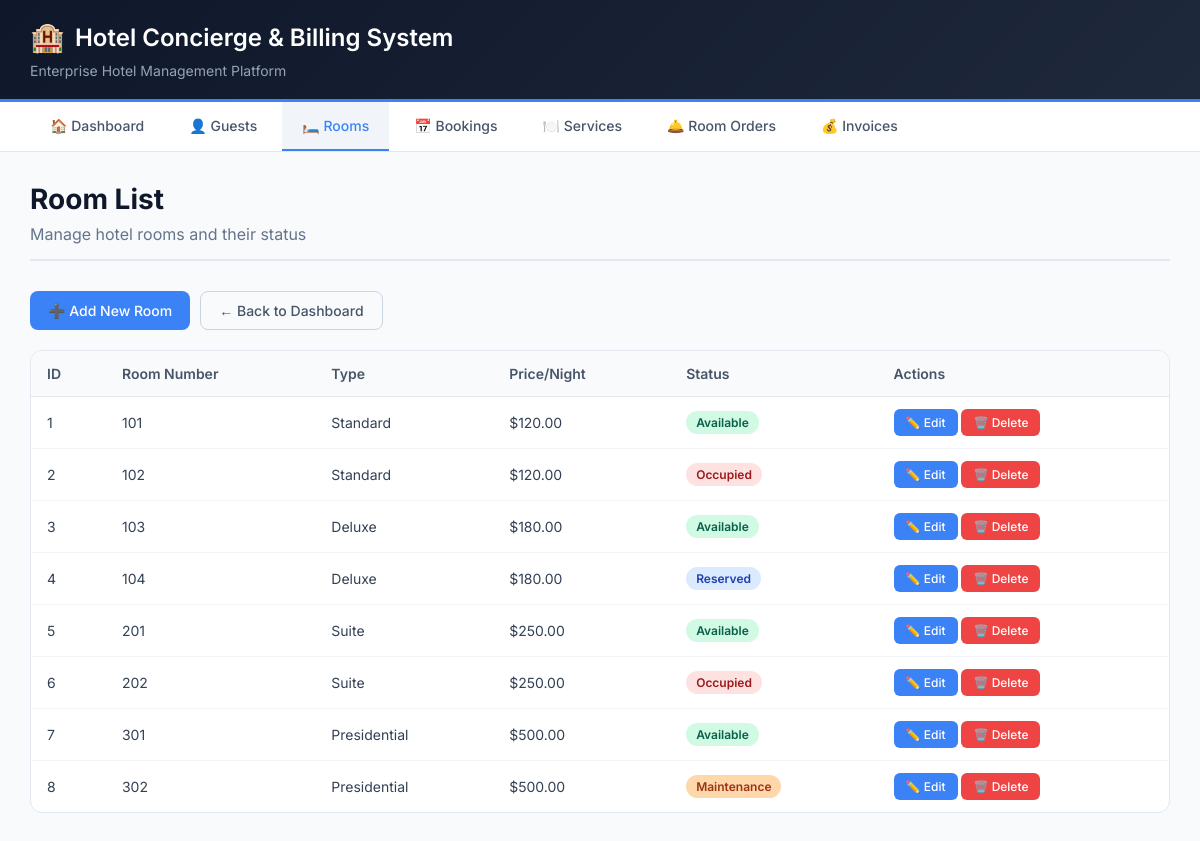
/hotel_system/rooms/read_rooms.php, run on the app's committed database.
### tables this page shows
CREATE TABLE rooms (
    room_id INT PRIMARY KEY AUTO_INCREMENT,
    room_number VARCHAR(10) NOT NULL UNIQUE,
    room_type ENUM('Standard', 'Deluxe', 'Suite', 'Presidential') NOT NULL,
    price_per_night DECIMAL(10,2) NOT NULL CHECK (price_per_night > 0),
    status ENUM('Available', 'Occupied', 'Maintenance', 'Reserved') DEFAULT 'Available'
);

### hotel_system/rooms/read_rooms.php (the view, shortened to what this page needs)
<?php
include '../includes/db_connect.php';
$sql = "SELECT * FROM rooms ORDER BY room_number";
$result = $conn->query($sql);
?>
<!DOCTYPE html>
<html lang="en">
<head>
    <link rel="stylesheet" href="../style.css">
</head>
<body>
    <div class="container">
        <div class="header">
            <h1>Hotel Concierge & Billing System</h1>
            <p>Enterprise Hotel Management Platform</p>
        </div>
        <div class="nav-menu">
            <a href="../index.php" class="nav-item">🏠 Dashboard</a>
            <a href="../guests/read_guests.php" class="nav-item">👤 Guests</a>
            <a href="read_rooms.php" class="nav-item active">🛏️ Rooms</a>
            <a href="../bookings/read_bookings.php" class="nav-item">📅 Bookings</a>
            <a href="../services/read_services.php" class="nav-item">🍽️ Services</a>
            <a href="../orders/create_order.php" class="nav-item">🛎️ Room Orders</a>
            <a href="../invoices/view_invoice.php" class="nav-item">💰 Invoices</a>
        </div>
        <div class="main-content">
            <h1 class="page-title">Room List</h1>
            <p class="page-subtitle">Manage hotel rooms and their status</p>
            <div class="button-group">
                <a href="create_room.php" class="btn btn-primary">➕ Add New Room</a>
                <a href="../index.php" class="btn btn-outline">← Back to Dashboard</a>
            </div>
            <div class="table-wrapper">
                <table class="data-table">
                    <thead>
                        <tr>
                            <th>ID</th>
                            <th>Room Number</th>
                            <th>Type</th>
                            <th>Price/Night</th>
                            <th>Status</th>
                            <th>Actions</th>
                        </tr>
                    </thead>
                    <tbody>
                        <?php while($row = $result->fetch_assoc()): ?>
                        <?php
                            $statusClass = '';
                            if($row['status'] == 'Available') $statusClass = 'badge-success';
                            elseif($row['status'] == 'Occupied') $statusClass = 'badge-danger';
                            elseif($row['status'] == 'Maintenance') $statusClass = 'badge-warning';
                            else $statusClass = 'badge-info';
                        ?>
                        <tr>
                            <td><?php echo $row['room_id']; ?></td>
                            <td><?php echo $row['room_number']; ?></td>
                            <td><?php echo $row['room_type']; ?></td>
                            <td>$<?php echo number_format($row['price_per_night'], 2); ?></td>
                            <td><span class="badge <?php echo $statusClass; ?>"><?php echo $row['status']; ?></span></td>
                            <td>
                                <a href="update_room.php?id=<?php echo $row['room_id']; ?>" class="btn-edit">✏️ Edit</a>
                                <a href="delete_room.php?id=<?php echo $row['room_id']; ?>" class="btn-delete" onclick="return confirmDelete('Room <?php echo $row['room_number']; ?>', <?php echo $row['room_id']; ?>)">🗑️ Delete</a>
                            </td>
                        </tr>
                        <?php endwhile; ?>
                    </tbody>
                </table>
            </div>
        </div>
    </div>
</body>
</html>

### hotel_system/style.css (style rules this page uses)
* { margin: 0; padding: 0; box-sizing: border-box; }
body { font-family: 'Inter', 'Segoe UI', Tahoma, Geneva, Verdana, sans-serif; background: #0f172a; min-height: 100vh; padding: 0; color: #1e293b; }
.container { max-width: 1400px; margin: 0 auto; background: #f8fafc; min-height: 100vh; box-shadow: 0 0 40px rgba(0,0,0,0.1); }
.header { background: linear-gradient(135deg, #0f172a 0%, #1e293b 100%); color: white; padding: 20px 30px; border-bottom: 3px solid #3b82f6; }
.header h1 { font-size: 24px; font-weight: 600; margin: 0; display: flex; align-items: center; gap: 10px; }
.header h1::before { content: "🏨"; font-size: 28px; }
.header p { color: #94a3b8; font-size: 14px; margin-top: 8px; }
.nav-menu { background: white; padding: 0 30px; border-bottom: 1px solid #e2e8f0; display: flex; gap: 5px; flex-wrap: wrap; }
.nav-item { display: inline-block; padding: 15px 20px; color: #475569; text-decoration: none; font-weight: 500; font-size: 14px; transition: all 0.3s; border-bottom: 2px solid transparent; }
.nav-item.active { background: #f1f5f9; color: #3b82f6; border-bottom-color: #3b82f6; }
.main-content { padding: 30px; }
.page-title { font-size: 28px; font-weight: 700; color: #0f172a; margin-bottom: 8px; }
.page-subtitle { color: #64748b; margin-bottom: 30px; padding-bottom: 15px; border-bottom: 2px solid #e2e8f0; }
.btn { display: inline-flex; align-items: center; justify-content: center; gap: 8px; padding: 10px 18px; font-size: 14px; font-weight: 500; text-decoration: none; border-radius: 8px; transition: all 0.2s; cursor: pointer; border: none; font-family: inherit; }
.btn-primary { background: #3b82f6; color: white; }
.btn-outline { background: transparent; border: 1px solid #cbd5e1; color: #475569; }
.btn-edit { background: #3b82f6; color: white; padding: 6px 12px; text-decoration: none; border-radius: 6px; font-size: 12px; font-weight: 500; display: inline-flex; align-items: center; gap: 4px; }
.btn-delete { background: #ef4444; color: white; padding: 6px 12px; text-decoration: none; border-radius: 6px; font-size: 12px; font-weight: 500; display: inline-flex; align-items: center; gap: 4px; }
.table-wrapper { overflow-x: auto; border-radius: 12px; border: 1px solid #e2e8f0; background: white; margin-top: 20px; }
.data-table { width: 100%; border-collapse: collapse; font-size: 14px; }
.data-table th { text-align: left; padding: 14px 16px; background: #f8fafc; color: #475569; font-weight: 600; border-bottom: 1px solid #e2e8f0; }
.data-table td { padding: 12px 16px; border-bottom: 1px solid #f1f5f9; color: #334155; }
.data-table tr:last-child td { border-bottom: none; }
.badge { display: inline-flex; align-items: center; padding: 4px 10px; border-radius: 20px; font-size: 12px; font-weight: 600; }
.badge-success { background: #d1fae5; color: #065f46; }
.badge-danger { background: #fee2e2; color: #991b1b; }
.badge-warning { background: #fed7aa; color: #9a3412; }
.badge-info { background: #dbeafe; color: #1e40af; }
.button-group { margin-bottom: 20px; display: flex; gap: 10px; flex-wrap: wrap; }

### data on the page
rooms: room_id "1", room_number "101", room_type "Standard", price_per_night "120.00", status "Available"
rooms: room_id "2", room_number "102", room_type "Standard", price_per_night "120.00", status "Occupied"
rooms: room_id "3", room_number "103", room_type "Deluxe", price_per_night "180.00", status "Available"
rooms: room_id "4", room_number "104", room_type "Deluxe", price_per_night "180.00", status "Reserved"
rooms: room_id "5", room_number "201", room_type "Suite", price_per_night "250.00", status "Available"
rooms: room_id "6", room_number "202", room_type "Suite", price_per_night "250.00", status "Occupied"
rooms: room_id "7", room_number "301", room_type "Presidential", price_per_night "500.00", status "Available"
rooms: room_id "8", room_number "302", room_type "Presidential", price_per_night "500.00", status "Maintenance"
